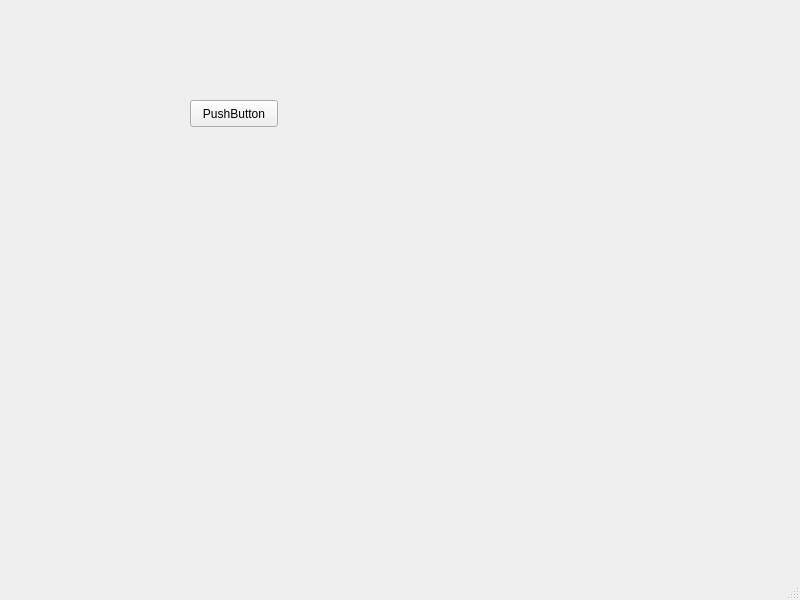
<?xml version="1.0" encoding="UTF-8"?>
<ui version="4.0">
 <class>MainWindow</class>
 <widget class="QMainWindow" name="MainWindow">
  <property name="geometry">
   <rect>
    <x>0</x>
    <y>0</y>
    <width>800</width>
    <height>600</height>
   </rect>
  </property>
  <property name="windowTitle">
   <string>MainWindow</string>
  </property>
  <widget class="QWidget" name="centralwidget">
   <widget class="QPushButton" name="pushButton">
    <property name="geometry">
     <rect>
      <x>190</x>
      <y>100</y>
      <width>88</width>
      <height>27</height>
     </rect>
    </property>
    <property name="text">
     <string>PushButton</string>
    </property>
   </widget>
  </widget>
  <widget class="QMenuBar" name="menubar">
   <property name="geometry">
    <rect>
     <x>0</x>
     <y>0</y>
     <width>800</width>
     <height>24</height>
    </rect>
   </property>
  </widget>
  <widget class="QStatusBar" name="statusbar"/>
 </widget>
 <resources/>
 <connections/>
</ui>
